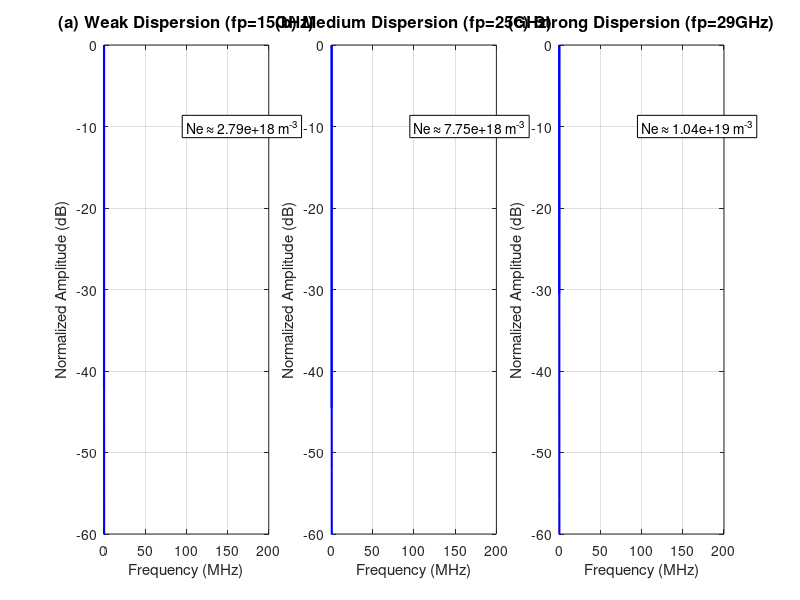

Reproduce this figure in MATLAB.
%%%%%%%%%%%%%%%%%%%%%%%%%%%%%%%%%%%%%%%%%%%%%%%%%%%%%%%%%%%%%%%%%%%%%%%%%%
% LFMCW 等离子体色散效应可视化 (图3-4 复现)
% 功能：生成不同截止频率(fp)下的差频信号频谱，展示频谱散焦/展宽效应
%%%%%%%%%%%%%%%%%%%%%%%%%%%%%%%%%%%%%%%%%%%%%%%%%%%%%%%%%%%%%%%%%%%%%%%%%%

clc; clear all; close all;

%% 1. 基础雷达与环境参数设置
% LFMCW雷达参数
f_start = 34.2e9;            
f_end   = 37.4e9;              
T_m     = 50e-6;                 
B       = f_end - f_start;         
K       = B/T_m;                   
f_s     = 80e9;   % 采样率 80GHz               

% 物理常数
c = 3e8;                     
epsilon_0 = 8.854e-12;
m_e = 9.109e-31;
e_charge = 1.602e-19;

% 传播介质参数 (固定部分)
d = 150e-3;      % 等离子体厚度 150mm
nu = 1.5e9;      % 碰撞频率 (保持适中，主要看色散)

% 时间轴构建
t_s = 1/f_s;                 
N = round(T_m/t_s);          
t = (0:N-1)*t_s;             

% 频率轴构建 (用于频域Drude计算)
f_axis = (0:N-1)*(f_s/N);         
idx_neg = f_axis >= f_s/2;
f_axis(idx_neg) = f_axis(idx_neg) - f_s;
omega = 2*pi*f_axis; 

% 防止除零
omega_safe = omega; 
omega_safe(omega_safe == 0) = 1e-10;

%% 2. 信号生成 (只生成一次发射信号)
f_t = f_start + K*mod(t, T_m);  
phi_t = 2*pi*cumsum(f_t)*t_s;   
s_tx = cos(phi_t);              
fprintf('发射信号生成完成...\n');

%% 3. 循环仿真核心：不同截止频率下的响应
% 定义要对比的截止频率数组 (单位 Hz)
fp_list = [15e9, 25e9, 29e9]; 
plot_titles = {'(a) Weak Dispersion (fp=15GHz)', ...
               '(b) Medium Dispersion (fp=25GHz)', ...
               '(c) Strong Dispersion (fp=29GHz)'};

% 准备绘图画布
figure('Name', '色散效应频谱对比', 'Color', 'w', 'Position', [100, 200, 1400, 400]);

for k = 1:length(fp_list)
    f_c_curr = fp_list(k);
    omega_p_curr = 2*pi*f_c_curr;
    
    fprintf('正在处理: fp = %.1f GHz...\n', f_c_curr/1e9);
    
    % --- A. Drude模型传播模拟 ---
    
    % 1. 计算复介电常数 (Drude Model)
    % epsilon = 1 - wp^2 / (w^2 + i*w*nu)
    epsilon_r_complex = 1 - (omega_p_curr^2) ./ (omega_safe.^2 + 1i * omega_safe * nu);
    epsilon_r_complex(omega == 0) = 1; 
    
    % 2. 计算复波数 k
    k_complex = (omega ./ c) .* sqrt(epsilon_r_complex);
    k_real = real(k_complex);
    k_imag = imag(k_complex);
    
    % 3. 传递函数 H (包含相位延迟和衰减)
    % 确保衰减项为负指数
    H_plasma = exp(-1i * k_real * d - abs(k_imag) * d);
    
    % 4. 频域施加影响并转回时域
    S_TX_fft = fft(s_tx);
    S_RX_plasma_fft = S_TX_fft .* H_plasma;
    s_rx_plasma = real(ifft(S_RX_plasma_fft));
    
    % --- B. 混频与滤波 ---
    
    % 混频
    s_mix = s_tx .* s_rx_plasma;
    
    % 低通滤波 (关键调整：由于色散会导致频谱展宽，这里必须放宽截止频率)
    % 原代码 100MHz 可能截断强色散信号，此处设为 300MHz
    fc_lp = 300e6;  
    [b_lp, a_lp] = butter(4, fc_lp/(f_s/2));
    s_if = filtfilt(b_lp, a_lp, s_mix);
    
    % --- C. 频谱分析 (FFT) ---
    
    % 加窗抑制旁瓣
    win = hann(N)';
    s_if_win = s_if .* win;
    
    S_IF = fft(s_if_win, N);
    S_IF_mag = abs(S_IF); % 归一化幅度以便观察形状
    S_IF_mag = S_IF_mag / max(S_IF_mag); % 归一化到 0-1
    
    % 转换频率轴用于绘图 (只看正半轴)
    f_plot_axis = (0:N/2-1)*(f_s/N);
    S_IF_plot = S_IF_mag(1:N/2);
    
    % --- D. 绘图 (Subplot) ---
    subplot(1, 3, k);
    
    % 绘制频谱 (限制显示范围 0 - 200 MHz 以凸显展宽)
    % 注意：差频本身很低，但由于色散，能量会散开
    plot(f_plot_axis/1e6, 20*log10(S_IF_plot), 'b', 'LineWidth', 1.5);
    
    % 图表美化
    grid on;
    title(plot_titles{k}, 'FontSize', 12, 'FontWeight', 'bold');
    xlabel('Frequency (MHz)');
    ylabel('Normalized Amplitude (dB)');
    xlim([0, 200]); % 聚焦观察 0-200MHz 区域
    ylim([-60, 0]); % 动态范围
    
    % 在图上标注电子密度
    n_e_calc = (omega_p_curr^2 * epsilon_0 * m_e) / e_charge^2;
    text(100, -10, sprintf('Ne \\approx %.2e m^{-3}', n_e_calc), ...
         'FontSize', 10, 'BackgroundColor', 'w', 'EdgeColor', 'k');
end

fprintf('仿真完成。请查看 Figure 1。\n');